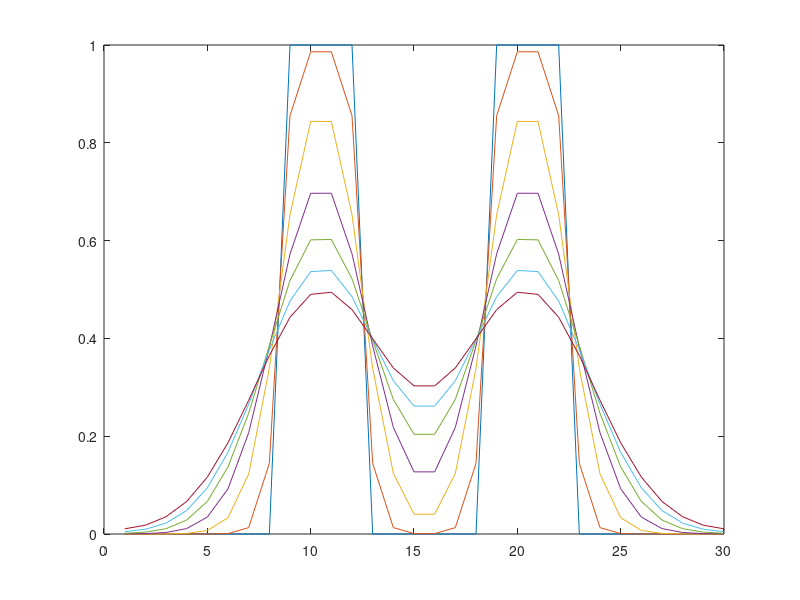

Recreate this plot in MATLAB.
clear; clc;

e = 1.6e-19; eVtoJ = e; JtoEv = e^(-1); me = 9.1*1e-31;
nm = 1e-9; 
hbar = 1.054*1e-34; k_B = 1.38e-23;

T = 800;
kT = T*k_B;
Time = 25*365*24;

n_Atoms = 4.42*1e28;
n_Al = n_Atoms/2;

dx = 0.56*nm; 
dt = 1;
dtdx2 = dt*60*60/dx^2; 

D = 0.2*exp(-3.5/(kT*JtoEv))*1e-4;

% Count layers
a = 8;
b = 4;
c = 6;

grid_n = [zeros(1, a), n_Al*ones(1, b), zeros(1, c), n_Al*ones(1, b), zeros(1, a)];
len_grid_n = length(grid_n);

d1 = [D*dtdx2*ones(1, len_grid_n-1)];
d2 = [1 - D*dtdx2, 1 - 2*D*dtdx2*ones(1, len_grid_n-2), 1 - D*dtdx2 ];
d3 = [D*dtdx2*ones(1, len_grid_n-1)];

Matrix = diag(d1, -1) + diag(d2) + diag(d3, +1);

plot(1:1:a+b+c+b+a, grid_n./n_Al);
hold on;

checkTime = [1, 5, 10, 15, 20, 25]*365*24;

grid_n = grid_n';
for i = 0 : dt : Time
	grid_n = Matrix*grid_n;
	if find(i == checkTime)
		plot(1:1:a+b+c+b+a, grid_n'./n_Al);
	end
end